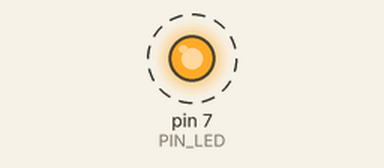
A sketch run on a simulated Arduino Uno, built with avr-gcc and run on an emulated ATmega328P. Shown: output pins drawn as LEDs (lit = HIGH). Dashed ring = blinking. At 3.0 s the program stops and its outputs stay as they are.

Above: at 1.1 s.
Timing chart, 0 to 4.0 s (numbered marks = the images above):
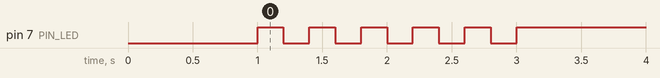

Measured:
- by itself, pin 7 (PIN_LED): alternates HIGH for 0.20 s and LOW for 0.20 s, 11 changes in all, then stays HIGH

The sketch:

05_practice_2.ino
```cpp
#define PIN_LED 7

void setup() {
  pinMode(PIN_LED, OUTPUT);
  digitalWrite(PIN_LED, 0);
  delay(1000);
}

void loop() {
    int i =0;
    while(i<5) {
      digitalWrite(PIN_LED, 1);
      delay(200);
      digitalWrite(PIN_LED, 0);
      delay(200);
      i++;
    }
    digitalWrite(PIN_LED, 1);
    while(1) {}
}
```
